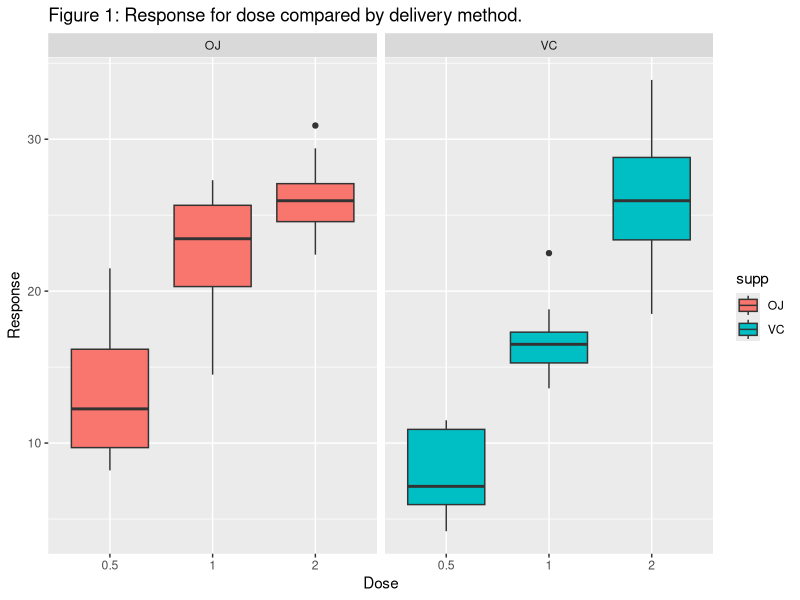
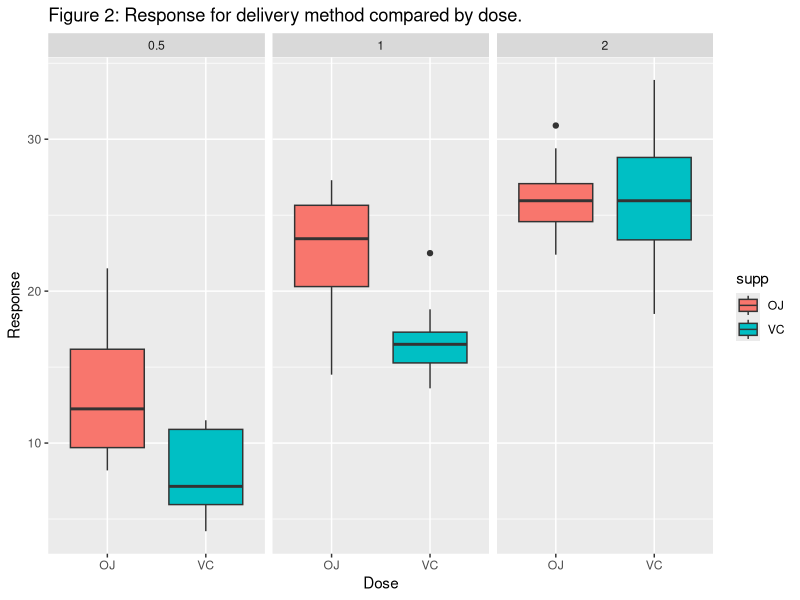

Reproduce these figures in R, in order.
## ---- chunk 1
str(ToothGrowth)
## ---- chunk 2
require(ggplot2)

ggplot(ToothGrowth, aes(factor(dose),len)) + 
  geom_boxplot( aes(fill=supp)) + 
  facet_grid(.~supp) +
  labs(
    title="Figure 1: Response for dose compared by delivery method.",
    x = "Dose",
    y = "Response"
  )
## ---- chunk 3
ggplot( ToothGrowth, aes(factor(supp), len) ) + 
  geom_boxplot( aes(fill=supp)) + 
  facet_grid(.~dose) + 
  labs(
    title="Figure 2: Response for delivery method compared by dose.",
    x = "Dose",
    y = "Response"
  )
## ---- chunk 4
require(dplyr)

ToothGrowth %>% 
  group_by(supp,dose) %>% 
  summarise(mean = mean(len), sd = sd(len))
